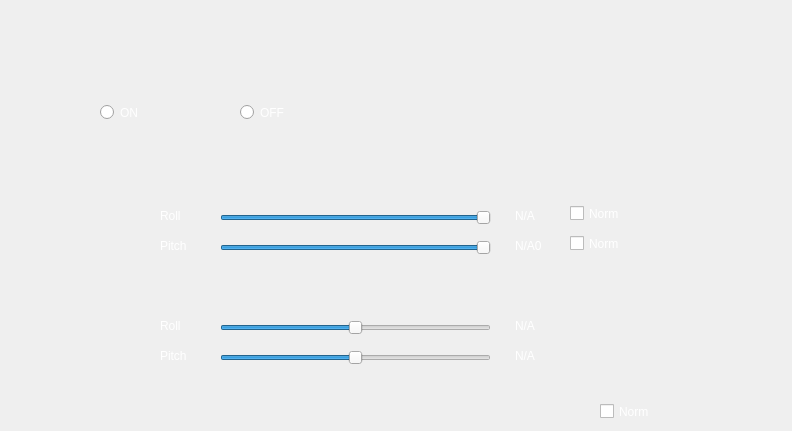
   <widget class="QWidget" name="tabGimbal">
    <attribute name="title">
     <string>GIMBAL</string>
    </attribute>
    <widget class="QLabel" name="lbGimbalBg">
     <property name="geometry">
      <rect>
       <x>40</x>
       <y>50</y>
       <width>743</width>
       <height>372</height>
      </rect>
     </property>
     <property name="styleSheet">
      <string notr="true"> QLabel {

     background-image: url(images/gimbal/gimbal.png);
 }</string>
     </property>
     <property name="text">
      <string/>
     </property>
    </widget>
    <widget class="QRadioButton" name="rbONGimbal">
     <property name="geometry">
      <rect>
       <x>100</x>
       <y>100</y>
       <width>61</width>
       <height>25</height>
      </rect>
     </property>
     <property name="styleSheet">
      <string notr="true">QRadioButton
{
color:white;
}</string>
     </property>
     <property name="text">
      <string>ON</string>
     </property>
    </widget>
    <widget class="QRadioButton" name="rbOFFGimbal">
     <property name="geometry">
      <rect>
       <x>240</x>
       <y>100</y>
       <width>71</width>
       <height>25</height>
      </rect>
     </property>
     <property name="styleSheet">
      <string notr="true">QRadioButton
{
color:white;
}</string>
     </property>
     <property name="text">
      <string>OFF</string>
     </property>
    </widget>
    <widget class="QLabel" name="lbGimbalRoll">
     <property name="geometry">
      <rect>
       <x>160</x>
       <y>205</y>
       <width>51</width>
       <height>21</height>
      </rect>
     </property>
     <property name="styleSheet">
      <string notr="true">QLabel
{
color:white;
}</string>
     </property>
     <property name="text">
      <string>Roll</string>
     </property>
    </widget>
    <widget class="QLabel" name="lbGimbalPitch">
     <property name="geometry">
      <rect>
       <x>160</x>
       <y>235</y>
       <width>51</width>
       <height>21</height>
      </rect>
     </property>
     <property name="styleSheet">
      <string notr="true">QLabel
{
color:white;
}</string>
     </property>
     <property name="text">
      <string>Pitch</string>
     </property>
    </widget>
    <widget class="QSlider" name="sldGainGimbalRoll">
     <property name="geometry">
      <rect>
       <x>220</x>
       <y>210</y>
       <width>271</width>
       <height>16</height>
      </rect>
     </property>
     <property name="minimum">
      <number>50</number>
     </property>
     <property name="maximum">
      <number>150</number>
     </property>
     <property name="pageStep">
      <number>1</number>
     </property>
     <property name="sliderPosition">
      <number>150</number>
     </property>
     <property name="orientation">
      <enum>Qt::Horizontal</enum>
     </property>
    </widget>
    <widget class="QSlider" name="sldGainPitchGimbal">
     <property name="geometry">
      <rect>
       <x>220</x>
       <y>240</y>
       <width>271</width>
       <height>16</height>
      </rect>
     </property>
     <property name="minimum">
      <number>50</number>
     </property>
     <property name="maximum">
      <number>150</number>
     </property>
     <property name="pageStep">
      <number>1</number>
     </property>
     <property name="sliderPosition">
      <number>150</number>
     </property>
     <property name="orientation">
      <enum>Qt::Horizontal</enum>
     </property>
    </widget>
    <widget class="QLabel" name="lbGimbalRollVal">
     <property name="geometry">
      <rect>
       <x>515</x>
       <y>205</y>
       <width>71</width>
       <height>21</height>
      </rect>
     </property>
     <property name="styleSheet">
      <string notr="true">QLabel
{
color:white;
}</string>
     </property>
     <property name="text">
      <string>N/A</string>
     </property>
    </widget>
    <widget class="QLabel" name="lbGimbalPitchVal">
     <property name="geometry">
      <rect>
       <x>515</x>
       <y>235</y>
       <width>71</width>
       <height>21</height>
      </rect>
     </property>
     <property name="styleSheet">
      <string notr="true">QLabel
{
color:white;
}</string>
     </property>
     <property name="text">
      <string>N/A0</string>
     </property>
    </widget>
    <widget class="QCheckBox" name="chbGimbalRollRev">
     <property name="geometry">
      <rect>
       <x>570</x>
       <y>205</y>
       <width>70</width>
       <height>17</height>
      </rect>
     </property>
     <property name="styleSheet">
      <string notr="true">QCheckBox
{
color:white;
}</string>
     </property>
     <property name="text">
      <string>Norm</string>
     </property>
    </widget>
    <widget class="QCheckBox" name="chbGimbalPitchRev">
     <property name="geometry">
      <rect>
       <x>570</x>
       <y>235</y>
       <width>70</width>
       <height>17</height>
      </rect>
     </property>
     <property name="styleSheet">
      <string notr="true">QCheckBox
{
color:white;
}</string>
     </property>
     <property name="text">
      <string>Norm</string>
     </property>
    </widget>
    <widget class="QCheckBox" name="chbGimbalTxRev">
     <property name="geometry">
      <rect>
       <x>600</x>
       <y>403</y>
       <width>70</width>
       <height>17</height>
      </rect>
     </property>
     <property name="styleSheet">
      <string notr="true">QCheckBox
{
color:white;
}</string>
     </property>
     <property name="text">
      <string>Norm</string>
     </property>
    </widget>
    <widget class="QSlider" name="sldTrimGimbalRoll">
     <property name="geometry">
      <rect>
       <x>220</x>
       <y>320</y>
       <width>271</width>
       <height>16</height>
      </rect>
     </property>
     <property name="minimum">
      <number>-100</number>
     </property>
     <property name="maximum">
      <number>100</number>
     </property>
     <property name="pageStep">
      <number>1</number>
     </property>
     <property name="sliderPosition">
      <number>0</number>
     </property>
     <property name="orientation">
      <enum>Qt::Horizontal</enum>
     </property>
    </widget>
    <widget class="QSlider" name="sldTrimGimbalPitch">
     <property name="geometry">
      <rect>
       <x>220</x>
       <y>350</y>
       <width>271</width>
       <height>16</height>
      </rect>
     </property>
     <property name="minimum">
      <number>-100</number>
     </property>
     <property name="maximum">
      <number>100</number>
     </property>
     <property name="pageStep">
      <number>1</number>
     </property>
     <property name="sliderPosition">
      <number>0</number>
     </property>
     <property name="orientation">
      <enum>Qt::Horizontal</enum>
     </property>
    </widget>
    <widget class="QLabel" name="lbGimbalRoll_2">
     <property name="geometry">
      <rect>
       <x>160</x>
       <y>315</y>
       <width>51</width>
       <height>21</height>
      </rect>
     </property>
     <property name="styleSheet">
      <string notr="true">QLabel
{
color:white;
}</string>
     </property>
     <property name="text">
      <string>Roll</string>
     </property>
    </widget>
    <widget class="QLabel" name="lbGimbalPitch_2">
     <property name="geometry">
      <rect>
       <x>160</x>
       <y>345</y>
       <width>51</width>
       <height>21</height>
      </rect>
     </property>
     <property name="styleSheet">
      <string notr="true">QLabel
{
color:white;
}</string>
     </property>
     <property name="text">
      <string>Pitch</string>
     </property>
    </widget>
    <widget class="QLabel" name="lbGimbalRolTrimVal">
     <property name="geometry">
      <rect>
       <x>515</x>
       <y>315</y>
       <width>71</width>
       <height>21</height>
      </rect>
     </property>
     <property name="styleSheet">
      <string notr="true">QLabel
{
color:white;
}</string>
     </property>
     <property name="text">
      <string>N/A</string>
     </property>
    </widget>
    <widget class="QLabel" name="lbGimbalPitchTrimVal">
     <property name="geometry">
      <rect>
       <x>515</x>
       <y>345</y>
       <width>71</width>
       <height>21</height>
      </rect>
     </property>
     <property name="styleSheet">
      <string notr="true">QLabel
{
color:white;
}</string>
     </property>
     <property name="text">
      <string>N/A</string>
     </property>
    </widget>
   </widget>
